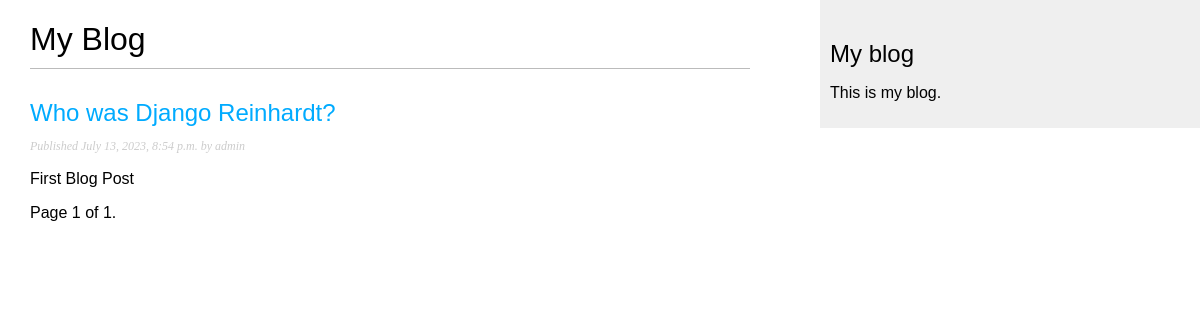
Page /blog/ on the earlier database version.
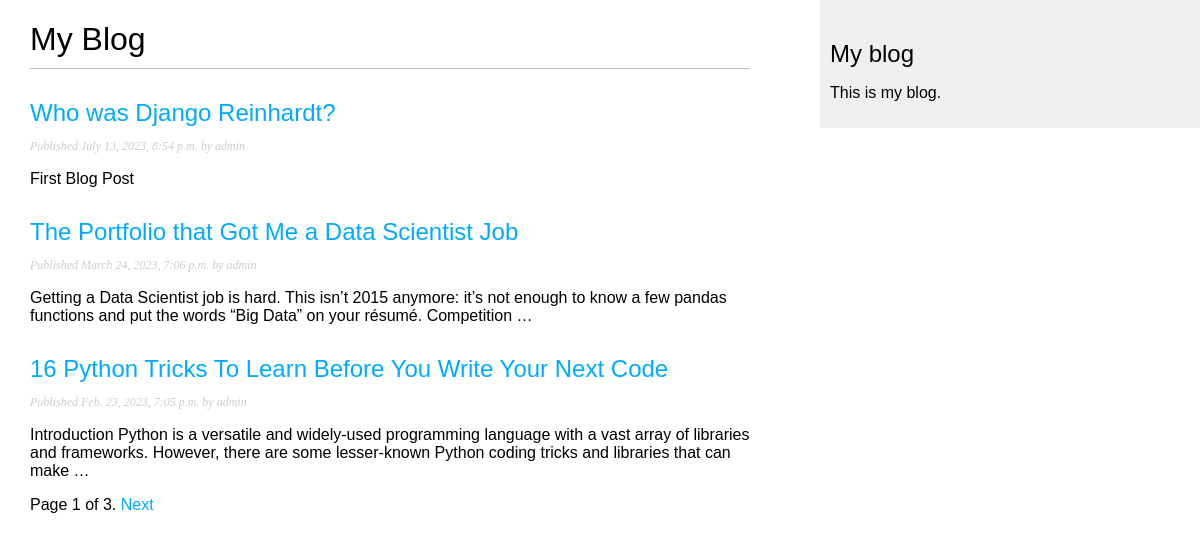
Same page on the later database version.
### blog/models.py (models this page shows, shortened)
class Post(models.Model):
    class Status(models.TextChoices):
        DRAFT = 'DF', 'Draft'
        PUBLISHED = 'PD', 'Published'
    title = models.CharField(max_length=250)
    slug = models.SlugField(max_length=250, unique_for_date="publish")
    author = models.ForeignKey(User, on_delete=models.CASCADE, related_name='blog_posts')
    body = models.TextField()
    publish = models.DateTimeField(default=timezone.now)
    created = models.DateTimeField(auto_now_add=True)
    updates = models.DateTimeField(auto_now=True)
    status = models.CharField(
        max_length=2, choices=Status.choices, default=Status.DRAFT
    )
    objects = models.Manager()  # The default manager.
    published = PublishedManager()  # Our custom manager.
    class Meta:
        ordering = ['-publish']
        indexes = [
            models.Index(fields=['-publish']),
        ]
    def get_absolute_url(self):
        return reverse(
            "blog:post_detail",
            args=[self.publish.year, self.publish.month, self.publish.day, self.slug]
        )

### blog/views.py (the view)
# urls.py: path("", views.PostListView.as_view(), name="post_list"),
class PostListView(ListView):
    queryset = Post.published.all()
    context_object_name = 'posts'
    paginate_by = 3
    template_name = "blog/post/list.html"

### blog/templates/blog/post/list.html (shortened to what this page needs)
{% extends "blog/base.html" %}
{% block content %}
    <h1>My Blog</h1>
    {% for post in posts %}
        <h2>
            <a href="{{ post.get_absolute_url }}">
                {{ post.title }}
            </a>
        </h2>
        <p class="date">
            Published {{ post.publish }} by {{ post.author }}
        </p>
    {{ post.body|truncatewords:30|linebreaks }}
    {% endfor %}
{% include "paginator.html" with page=page_obj %}
{% endblock %}

### blog/templates/blog/base.html (shortened to what this page needs)
{% load static %}
<!DOCTYPE html>
<html lang="en">
<head>
    <link href="{% static "css/blog.css" %}" rel="stylesheet"/>
</head>
<body>
    <div id="content">
        {% block content %}
        {% endblock %}
    </div>
    <div id="sidebar">
        <h2>My blog</h2>
        <p>This is my blog.</p>
    </div>
</body>
</html>

### blog/templates/paginator.html (shortened to what this page needs)
<div class="paginator">
    <span class="step-links">
        <span class="current">
            Page {{ page.number }} of {{ page.paginator.num_pages }}.
        </span>
        {% if page.has_next %}
            <a href="?page={{ page.next_page_number }}">Next</a>
        {% endif %}
    </span>
</div>

### blog/static/css/blog.css (style rules this page uses)
body { margin:0; padding:0; font-family:helvetica, sans-serif; }
a { color:#00abff; text-decoration:none; }
h1 { font-weight:normal; border-bottom:1px solid #bbb; padding:0 0 10px 0; }
h2 { font-weight:normal; margin:30px 0 0; }
#content { float:left; width:60%; padding:0 0 0 30px; }
#sidebar { float:right; width:30%; padding:10px; background:#efefef; height:100%; }
p.date { color:#ccc; font-family: georgia, serif; font-size: 12px; font-style: italic; }

Differences in the rows shown:
added Post: title "The Portfolio that Got Me a Data Scientist Job", publish "March 24, 2023, 7:06 p.m.", author "admin", body "Getting a Data Scientist job is hard. This isn’t 2015 anymore: it’s not enough to know a few pandas functions and put the words “Big Data” on your résumé. Competition …"
added Post: title "16 Python Tricks To Learn Before You Write Your Next Code", publish "Feb. 23, 2023, 7:05 p.m.", author "admin", body "Introduction Python is a versatile and widely-used programming language with a vast array of libraries and frameworks. However, there are some lesser-known Python coding tricks and libraries that can make …"
Other differences:
{{ page.paginator.num_pages }}: "1" → "3"
text now shown: "Next"
